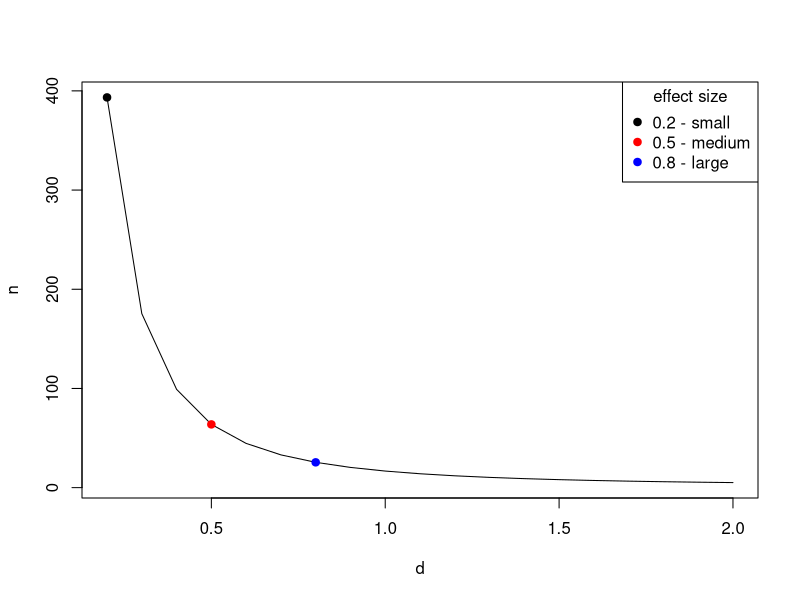
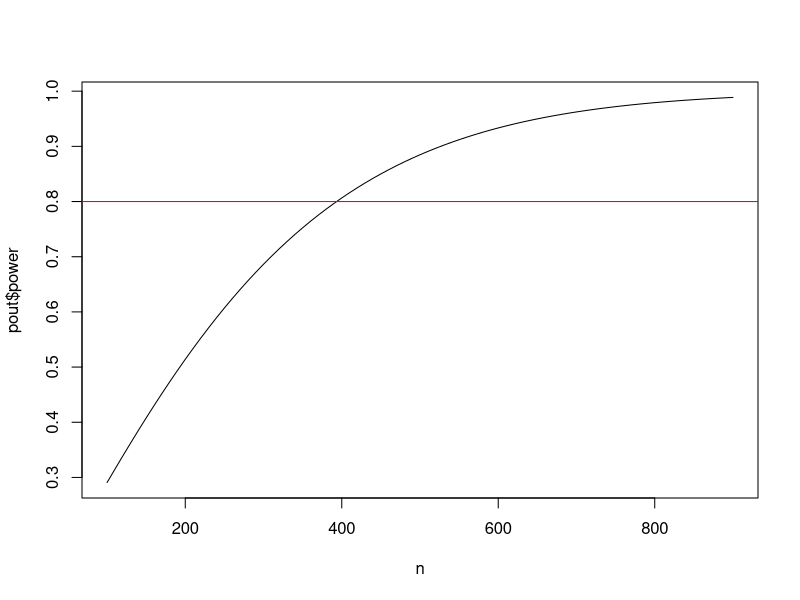
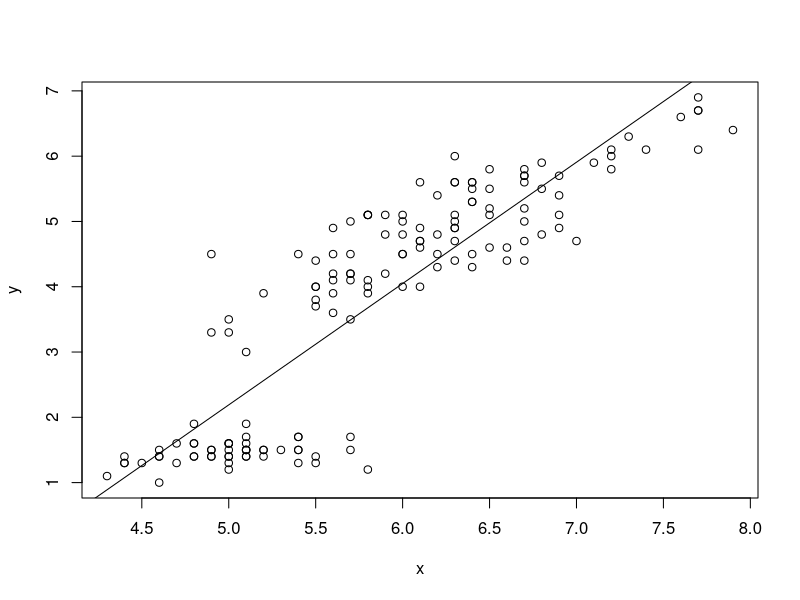

Here is the R script that generated these plots, in order:
# Clay Ford
# Power and Sample Size Analysis
# Spring 2016
# UVa StatLab

# Power and sample size calculations for various statistical tests using the
# "pwr" package and a few built-in R functions


# install.packages("pwr")
library(pwr)


# pwr.p.test --------------------------------------------------------------

# one-sample test for proportions  (ES=h) 

# When we want to test if a proportion is equal to some hypothesized value 
# versus a null values, such as random chance, or 0.5. Notice it requires an
# effect size expressed as "h". Use the ES.h() function for this.

# This applies to our name tag example. Say we think people place name tags on 
# the left side of their chest 65% percent of the time versus random chance
# (50%). What sample size do we need to show this assuming a significance level
# (Type I error) of 0.05 and a desired power of 0.80?

# The effect size is .65 - .50 = .15. But notice that .16 - .01 = .15 as well. 
# The are absolute differences are equal but notice their ratios:

0.65/0.50
0.16/0.01

# A difference of 0.16 and 0.01 is more dramatic than 0.65 and 0.50. Because of 
# this the latter difference requires a larger sample size than the former. 
# Hence the need to calculate an effect size that reflects this.

ES.h(p1 = 0.65, p2 = 0.50)
ES.h(p1 = 0.16, p2 = 0.01) # larger effect size

# NOTE: the effect size is calculated using an arcsine transformation.

# Now let's find the sample size. Notice we can use the ES.h function in the
# pwr.p.test function.

# In this particular statistical test, we want the p1 = alternative and p2 =
# Null: ES.h(p1 = 0.65, p2 = 0.50)

# How many people do I need to sample to reject the null of random chance (0.50)
# if the true proportion is 0.65, with 80% power and 0.05 significance?
pwr.p.test(h = ES.h(p1 = 0.65, p2 = 0.50), sig.level = 0.05, power = 0.80)

# We need 85 people to reject null with 80% probability and have only a 5%
# chance of Type I error.

# Say we think people place name tags on the left 75% percent of the time instead 
# of 50%. What is the power of our test if we survey 30 people provided
# we accept a significance level (Type I error) of 0.05? 
pwr.p.test(h = ES.h(p1 = 0.75, p2 = 0.50), n = 30, sig.level = 0.05)

# Notice the default is a "two.sided" test. This means we're simply testing that
# the alternative proportion is not 0.5. It could be lower or higher. Our test
# is more powerful if we're willing to believe the alternative is "greater" than
# .50 rather than "not equal" to .50. Set alternative = "greater"
pwr.p.test(h = ES.h(p1 = 0.75, p2 = 0.50), n = 30, sig.level = 0.05, 
           alternative = "greater")

# Equivalently we can think of one proportion being "less" than some value, say
# 0.4 versus random chance. Notice the effect is negative and resulting power is
# the same:
pwr.p.test(h = ES.h(p1 = 0.25, p2 = 0.50), n = 30, sig.level = 0.05, 
           alternative = "less")

# NOTE: Usually recommended to stick with the two-sided alternative.


# YOUR TURN!
# Say we think people place name tags on the left 70% percent of the time instead
# of 50%. What sample size do we need to show this assuming a significance level
# (Type I error) of 0.01, a desired power of 0.90, and a two-sided alternative?
pwr.p.test(h = ES.h(p1 = 0.70, p2 = 0.50), sig.level = 0.01, power = 0.90)


# pwr.2p.test -------------------------------------------------------------

# two-sample test for proportions (ES=h) 

# We want to test if two proportions are equal. To use this function, we once
# again need to calculate effect size using ES.h().

# EXAMPLE: Let's say I randomly sample male and female UVa undergrad students
# and ask them if they consume alcohol at least once a week. My null hypothesis
# is no difference in the proportion that answer yes. My alternative hypothesis
# is that there is a difference. (two-sided; one gender has higher proportion, I
# don't know which.) I'd like to detect a difference as small as 5%. How many
# students do I need to sample in each group if we want 80% power and 5% chance
# of Type 1 error?

# 55% vs. 50%
pwr.2p.test(h = ES.h(p1 = 0.55, p2 = 0.50), sig.level = 0.05, power = .80)
# 35% vs. 30%
pwr.2p.test(h = ES.h(p1 = 0.35, p2 = 0.30), sig.level = 0.05, power = .80)

# Sample size is per group. Always round sample size up.

# Base R has a function called power.prop.test that allows you to use the raw
# proportions in the function.
power.prop.test(p1 = 0.55, p2 = 0.50, sig.level = 0.05, power = .80)
power.prop.test(p1 = 0.35, p2 = 0.30, sig.level = 0.05, power = .80)

# Notice the results are slightly different. It calculates effect size
# differently.

# If we don't have any preconceived estimates of proportions or don't feel
# comfortable making estimates, we can use a conventional effect size:
cohen.ES(test = "p", size = "small") # 0.2
cohen.ES(test = "p", size = "medium") # 0.5
cohen.ES(test = "p", size = "large") # 0.8

# What sample size do I need to detect a small effect?
pwr.2p.test(h = 0.2, sig.level = 0.05, power = .80)


# YOUR TURN! I only have access to 80 students in particular class to run this 
# experiment. What's the power of my test if I assume one proportion is 0.45 and
# the other is 0.55, and I set significance level to 0.05? (Watch out! n is per
# group.)
power.prop.test(p1 = 0.45, p2 = 0.55, sig.level = 0.05, n = 40)
pwr.2p.test(h = ES.h(p1 = 0.45, p2 = 0.55), sig.level = 0.05, n = 40)


# pwr.2p2n.test -----------------------------------------------------------

# two-sample test for proportions, unequal sample sizes (ES=h) 

# This function allows us to calculate power when we have unequal sample sizes. 
# We can also use it to find a sample size for one group when we already have
# data for another.

# Let's return to our undergraduate survey of alcohol consumption. It turns out 
# we were able to survey 543 males and 675 females. What's the power of our
# test?

# I honestly have no idea if there would be a difference, or if there was, how
# big that difference would be. I also have no idea about what the proportions
# would be. In this case we could use a "conventional" effect size. (Small,
# Medium, or Large)

# Let's say we're interested in being able to detect a "small" effect size.

cohen.ES(test = "p", size = "small") # 0.2

# So instead of use ES.h() with guesses at p1 and p2, I can just use the effect
# size 0.2.
pwr.2p2n.test(h = 0.2, n1 = 543, n2 = 675, sig.level = 0.05)

# Let's say I previously surveyed 763 females and found that p% said they 
# consumed alcohol once a week. I'd like to survey some males and see if a 
# significantly different proportion respond yes. How many do I need to sample 
# to detect a small effect size in either direction with 80% power and a
# significance level of 0.05?

pwr.2p2n.test(h = 0.2, n1 = 763, power = 0.8, sig.level = 0.05)



# pwr.t.test --------------------------------------------------------------

# one sample and two sample t tests for means (ES=d) 

# The effect size d is simply the difference in population means divided by the 
# standard deviation of either population (since they are assumed equal). This 
# is sometimes called "Cohen's d". Now we have to make a guess at the standard
# deviation!

# There is no function for effect size d. We have to calculate this ourselves.

# d = mean1 - mean2 / sd

# The cohen.ES function can return small, medium and large d values, which are
# 0.2, 0.5 and 0.8:
cohen.ES(test = "t", size = "small")
cohen.ES(test = "t", size = "medium")
cohen.ES(test = "t", size = "large")

# Two-sample t test

# I'm interested to know if there is a difference in the mean price of what male
# and female students pay at the library coffee shop. Let's say I randomly 
# observe 30 male and 30 female students check out from the coffee shop and note
# their total purchase price. How powerful is this experiment if I want to
# detect a "small" effect in either direction?

pwr.t.test(n = 30, d = 0.2, sig.level = 0.05) # n is per group

# Not very powerful. How many do I need to observe for a test with 80% power?

pwr.t.test(d = 0.2, power = 0.80, sig.level = 0.05)

# The default alternative is "two.sided". That is, we're looking for an effect 
# in either direction. We can specify the alternative as "greater" than 0 or
# "less" than 0. 

# alternative: greater than 0 (positive effect)
pwr.t.test(d = 0.2, power = 0.80, sig.level = 0.05, alternative = "greater")
# alternative: less than 0 (negative effect)
pwr.t.test(d = -0.2, power = 0.80, sig.level = 0.05, alternative = "less")

# same sample size in either case.

# Let's say we want to be able to detect a difference of at least 75 cents in 
# the mean purchase price. How can we convert that to an effect size? First we 
# need to make a guess at the population standard deviation. If we have 
# absolutely no idea, one rule of thumb is to take the difference between the 
# maximum and minimum values and divide by 4 (or 6). Let's say max is 10 and min
# is 1. So our guess at a standard deviation is 9/4 = 2.25. Therefore d is

d <- 0.75/2.25 # 0.333
pwr.t.test(d = d, power = 0.80, sig.level = 0.05)

# An effect size of 0.333 requires 143 per group 
# An effect size of 0.2 requires 394 per group.

# Let's see how effect size affects sample size. The results of the pwr
# functions can be saved:
pout <- pwr.t.test(d = d, power = 0.80, sig.level = 0.05)
# Then various parts can be extracted:
str(pout)
pout$n

# We can also do this directly as follows:
pwr.t.test(d = d, power = 0.80, sig.level = 0.05)$n

# Let's take advantage of that to create a plot of effect size versus required
# sample size for 80% power and 0.05 significance level:
d <- seq(0.2,2,0.1)
n <- sapply(d, function(x) pwr.t.test(d = x, power = 0.80, sig.level = 0.05)$n)
plot(d,n,type="l")
points(x = c(0.2,0.5,0.8), y = n[c(1,4,7)], pch=19, cex=1, col=c("black","red","blue"))
legend("topright", legend = c("0.2 - small","0.5 - medium","0.8 - large"), 
       col = c("black","red","blue"), 
       pch = 19, title = "effect size")

# We can see how crucial anticipated effect size is to determining sample size.

# If you don't like working with d, you can use the power.t.test function that 
# comes with base R. It allows you to specify "delta" (true difference in means)
# and "sd" (standard deviation):

power.t.test(delta = 0.75, sd = 2.25, sig.level = 0.05, power = 0.8)

# For any of the pwr functions we can provide multiple sample size values to get
# multiple power estimates. For example, let's see how power changes as we let n
# go from 100 to 300 by 25 using a "small" effect size of 0.2.

pwr.t.test(n = seq(100,300,25), d = 0.2, sig.level = 0.05)

# We can save this output and graph:
n <- seq(100,900,10)
pout <- pwr.t.test(n = n, d = 0.2, sig.level = 0.05)
plot(x = n, y = pout$power, type = "l")
abline(h = 0.8, col = "red")

# One-sample t-test

# To calculate power and sample size for one-sample t-test, I have to set the
# "type" argument to type = "one.sample"

# EXAMPLE: I'm convinced the average purchase price at the Library coffee shop 
# is over $3 per student. My null is $3 or less, my alternative is greater than 
# $3. I'd like to be able to detect a small effect with 90% power and
# significance level of 0.05. How many transactions do I need to log?
pwr.t.test(d = 0.2, sig.level = 0.05, power = 0.90, type = "one.sample")

# NOTE: A paired t-test is basically the same as a one-sample t-test. Instead of
# one sample of individual observations, you have one sample of pairs of 
# observations, of which you typically take the difference between each pair to
# get a single sample of differences. Notice, these produce the same result:
pwr.t.test(d = 0.2, sig.level = 0.05, power = 0.90, type = "paired")
pwr.t.test(d = 0.2, sig.level = 0.05, power = 0.90, type = "one.sample")



# pwr.t2n.test ------------------------------------------------------------

# two sample t test for means, unequal sample sizes (ES=d) 

# Find power for a t test with 28 in one group and 35 in the other group and a
# medium effect size. (sig.level defaults to 0.05.)
pwr.t2n.test(n1 = 28, n2 = 35, d = 0.5)

# Find n1 sample size when other group has 35, desired power is 0.80, effect 
# size is 0.5 and significance level is 0.05:
pwr.t2n.test(n2 = 35, d = 0.5, power = 0.8)



# pwr.chisq.test ----------------------------------------------------------

# chi-squared tests (ES=w)

# There are two chi-square tests this function addresses:

# 1. goodness of fit test
# 2. contingency test, or test for association

# In a goodness of fit test, a single dimension of proportions is tested against
# a prespecified set of proportions which constitutes the null hypothesis. 
# Rejecting the null means we have sufficient evidence to conclude the data 
# don't appear to "fit" the prespecified set of proportions. If we were hoping 
# to show our data "fit" the prespecified set of proportions, then failure to
# reject the Null is a good thing.

# In a contingency test, or test of association, a two-way table of counts
# classified by two variables is tested against the expected table of counts
# given the two variables are independent. Rejecting the null means the data
# appear to be associated in some way.

# The effect size "w" differs depending on the test. The pwr package provides two
# functions to calculate both versions:

# ES.w1	- goodness of fit
# ES.w2	- test for association

# In essence, the effect size w measures the discrepancy between null and 
# alternative proportions over the cells in a table. These formulas are provided
# in Chapter 7 of Cohen (1988).

# ES.w1(P0, P1)
# P0 - First set of k probabilities (null hypothesis)
# P1 - Second set of k probabilities (alternative hypothesis)

# ES.w2(P)
# P	- A two-way probability table (alternative hypothesis)

# As we can see calculating an effect size takes a bit of work. If you like, you
# can go with small, medium or large: 0.10, 0.30, 0.50

# Finally, the pwr.chisq.test requires specifying degrees of freedom (df).

# goodness of fit: df = number of cells - 1
# test of association: (Var1 number of categories - 1) * (Var2 number of categories - 1)

# Let's work some examples!

# Goodness of fit

# EXAMPLE: (From Cohen, example 7.1) A market researcher is seeking to determine
# preference among 4 package designs. He arranges to have a panel of 100 
# consumers. He wants to perform a chi-square goodness of fit test against the 
# null of equal preference (25% for each design) with a significance level of 
# 0.05. What's the power of the test if 3/8 of the population actually prefers 
# design 1 and the remaining 5/8 are split over the other 3 designs?

# We need to create vectors of null and alternative proportions:
P0 <- rep(0.25, 4)
P1 <- c(3/8, rep((5/8)/3, 3))
# Now use them in the effect size function
ES.w1(P0,P1)

# To calculate power, specify effect size, N, and degrees of freedom (4-1).
pwr.chisq.test(w=ES.w1(P0,P1), N=100, df=(4-1), sig.level=0.05)

# How many subjects do we need to achieve 80% power?
pwr.chisq.test(w=ES.w1(P0,P1), df=(4-1), power=0.8, sig.level = 0.05)

# If our alternative is correct - people prefer design 1 - then we need to
# survey at least 131 people to detect this with 80% power.

# test of association

# EXAMPLE: I want to see if there's an association between gender and flossing
# teeth among UVa students. I randomly sample 100 students (male and female) and
# ask whether or not they floss daily. I want to carry out a chi-square test of 
# association to determine if there's an association between these two 
# variables. As usual I set my significance level to 0.05. To determine effect 
# size I need to propose an alternative hypothesis, which in this case is a 
# table of proportions.

prob <- matrix(c(0.10,0.20,0.40,0.30), ncol=2, 
               dimnames = list(c("M","F"),c("Floss","No Floss")))
prob

# Even proportion of male and female, but I want to detect if at least 10% more
# females floss.

# Now use the matrix to calculate effect size:
ES.w2(prob)

# We also need degrees of freedom.
# DF = (2 - 1) * (2 - 1) = 1

# And calculate power:
pwr.chisq.test(w = ES.w2(prob), N = 100, df = 1, sig.level = 0.05)

# How many students should I survey if I wish to achieve 90% power?
pwr.chisq.test(w = ES.w2(prob), power = 0.9, df = 1, sig.level = 0.05)

# Even though I constructed the matrix to show females flossing more often, the 
# results apply regardless of the direction of the association we might find. 
# With 221 people sampled and an effect of 0.218 truly present in the 
# population, we have 90% power to reject the null of no association between
# gender and flossing.

# If you don't suspect association in either direction, or you don't feel like
# building a matrix in R, you can go with a conventional effect size.

cohen.ES(test = "chisq", size = "small")
pwr.chisq.test(w = 0.1, N = 100, df = 1, sig.level = 0.05)
pwr.chisq.test(w = 0.1, power = 0.9, df = 1, sig.level = 0.05)


# pwr.r.test --------------------------------------------------------------

# correlation test (ES=r) 

# The correlation test allows us to test whether there is any linear 
# relationship between two continuous variables. In other words, can we reject
# the null hypothesis of the correlation coefficient being 0. 

# Here's an example of what appears to be a linear relationship. (Note: The iris
# dataset comes with R.)
head(iris)
x <- iris$Sepal.Length
y <- iris$Petal.Length
plot(x,y)

# The correlation is high. Recall correlation ranges from -1 to 1.
cor(x,y)

# We can fit a straight line to the data using simple linear regression:
lm(y ~ x)
coef(lm(y ~ x)) # just view coefficients

# and draw the fitted line
abline(lm(y ~ x))

# the slope of the line is related to the correlation coefficient:
coef(lm(y ~ x))[2] # slope
# same as...
cor(x, y) * sd(y)/sd(x)

# So testing if the correlation is 0 is the same as testing if the slope in the
# simple linear regression is 0.

# The nice thing about correlation is that it's already unitless, so we don't
# require a formula to calculate effect size.

# For what it's worth, here are suggested small, medium and large effect sizes:
cohen.ES(test = "r", size = "small")
cohen.ES(test = "r", size = "medium")
cohen.ES(test = "r", size = "large")

# Let's say I'm a web developer and I want to conduct an experiment with one of 
# my sites. I want to randomly select a group of people, ranging in age from 18 
# - 65, and time them how long it takes them to complete a task, say locate some
# piece of information. I suspect there may be a "small" positive linear
# relationship between time it takes to complete the task and age. How many
# subjects do I need to detect this relationship with 80% power and the usual
# 0.05 significance level?

pwr.r.test(r = 0.1, sig.level = 0.05, power = 0.8, alternative = "greater")

# The "arctangh transformation" approximates the normal distribution, which is 
# used in the power and sample size calculations.

# The default is a two-sided test. We specify alternative = "greater" since we 
# believe there is small positive effect. That is, our null is correlation <= 0
# vs the alternative that correlation is > 0. 

# What if I just want to detect a small effect in either direction (positive or
# negative correlation)? Use the default settings of "two.sided"
pwr.r.test(r = 0.1, sig.level = 0.05, power = 0.8, alternative = "two.sided")

# And what if I hypothesize a negative effect (decreased time as age increases)?
# We need to make the effect size negative and specify alternative = "less"
pwr.r.test(r = -0.1, sig.level = 0.05, power = 0.8, alternative = "less")

# Of course the number of subjects is the same as alternative = "greater".

# YOUR TURN:
# What's the power of my test if I recruit 50 people and I hypothesize a medium
# positive effect?
pwr.r.test(n = 50, r = 0.3, sig.level = 0.05, alternative = "greater")



# power.anova.test --------------------------------------------------------

# balanced one-way analysis of variance tests

# ANOVA, or Analysis of Variance, tests whether or not means differ between more
# than 2 groups. One-way means one explanatory variable. Balanced means we have
# equal sample size in each group. The null hypothesis is that the means are all
# equal.

# Let's start with the power.anova.test function that comes with base R. It's 
# easier to use than pwr.anova.test and does not require calculating an effect
# size.

# The power.anova.test function requires you to specify the number of groups, 
# the between group variance (between.var), and the within group variance
# (within.var).

# EXAMPLE: Let's say I'm a web developer and I'm interested in 3 web site 
# designs for a client. I'd like to know which design(s) help users find 
# information fastest, or which design requires the most time. I design an 
# experiment where I have 3 groups of randomly selected people use one of the 
# designs to find some piece of information and I record how long it takes. (All
# groups look for the same information.) How many people do I need in each group
# if I believe two of the designs will take 30 seconds and one will take 35
# seconds? Assume population standard deviation is 10 and that I desire power
# and significance levels of 0.8 and 0.05.

# The between group variance:
var(c(30, 30, 35))

# The within group variance:
10^2

gm <- c(30, 30, 35)
power.anova.test(groups = 3, between.var = var(gm), within.var = 10^2, power = 0.8)

# The pwr.anova.test function requires you to provide an effect size. The effect
# size, f, for k groups is calculated as follows:

# f = sd_means / sd_populations

# Translation: standard deviation of the k means divided the common standard 
# deviation of the populations involved.

# Perhaps easier and more practical to just use conventional effect sizes: 0.1, 
# 0.25, 0.4. 

cohen.ES(test = "anov", size = "small")
cohen.ES(test = "anov", size = "medium")
cohen.ES(test = "anov", size = "large")

# Returning to example, How many people do I need in each group if I want to
# detect a medium effect with 80% power and a significance level of 0.05.
pwr.anova.test(k = 3, f = 0.25, sig.level = 0.05, power = 0.8)

# Or what's the power of my test to detect a medium effect if I get 50 for each
# group?
pwr.anova.test(k = 3, f = 0.25, sig.level = 0.05, n = 50)



# pwr.f2.test -------------------------------------------------------------

# test for the general linear model (ES=f2) 

# By "general linear model" we basically mean multiple regression. This is a 
# little tricky to use because not only do we have to supply an "effect size" 
# (f2), we also have to supply numerator (u) and denominator (v) degrees of 
# freedom instead of sample size. These last two refer to the F test that tests 
# whether all the model coefficients (except the intercept) are 0. We can also 
# think of this as a test that the proportion of variance explained by the model
# predictors is 0. 

# Example of F test using the stackloss data that comes with R. 
head(stackloss)

# Regress stack.loss on the other 3 variables and view summary of results.
# Results of F test are last line in summary
summary(lm(stack.loss ~ ., data=stackloss))

# Multiple R-squared:  0.9136
# F-statistic:  59.9 on 3 and 17 DF,  p-value: 3.016e-09

# u = 3 (numerator DF)
# v = 17 (denominator DF)

# u is simply the number of coefficients you'll have in your model (again, minus
# the intercept).

# v is the number of error degrees of freedom. It equals n - u - 1. So if we
# want to determine sample size for a given power and effect size, we actually
# find v, which we then use to solve n = v + u + 1.


# The effect size is determined as follows:

# f2 = PV_s / PV_e

# where PV_s = proportion of variance explained by the predictors (signal) and
# PV_e = proportion of variance unexplained (error or noise)

# Another way to express this is 

# f2 = R-squared / (1 - R-squared)

# Where R-squared is the coefficient of determination, R^2. Also described as
# the "proportion of variance explained".

# To determine your effect size you hypothesize the proportion of variance your
# model explains, or the R-squared. For example, 0.45. This leads to an effect size of
0.45/(1 - 0.45) # 0.81

# It should be noted we can reverse this. Given an effect size, we can determine
# R-squared as ES / (1 + ES)
0.81/(1 + 0.81) # 0.45

# Again we have suggested small, medium and large effect sizes:

cohen.ES(test = "f2", size = "small") # 0.02
# R-squared:
0.02/(1 + 0.02) # 0.019

cohen.ES(test = "f2", size = "medium") # 0.15
# R-squared:
0.15/(1 + 0.15) # 0.130

cohen.ES(test = "f2", size = "large") # 0.35
# R-squared:
0.35/(1 + 0.35) # 0.259

# Obviously these are debatable!

# Let's say I'm a web developer and I want to conduct an experiment with one of 
# my sites. I want to randomly select a group of people, ranging in age from 18 
# - 65, and time them how long it takes them to complete a task, say locate some
# piece of information. I know there will be variability in the observed times. 
# I think age, gender and years of education may explain this variability. How 
# powerful is my experiment if I recruit 40 subjects and I want to be able to 
# detect at least 30% explained variance (R^2 = .30) with a 0.05 significance 
# level?

# Three predictors, so u = 3
# 40 subjects, so v = 40 - 3 - 1
# R^2 = .30, so effect size f2 = 0.3/(1 - 0.3)

pwr.f2.test(u = 3, v = 40 - 3 - 1, f2 = 0.3/(1 - 0.3), sig.level = 0.05)

# How many subjects do I need if I want to be able to detect at least 30%
# explained variance (R^2 = .30) with 80% power and the usual 0.05 significance
# level? We have to find v and than derive n.

pwr.f2.test(u = 3, f2 = 0.3/(1 - 0.3), sig.level = 0.05, power = 0.8)
# now find n
26 + 3 + 1

# It's important to note that the alternative hypothesis here is that at least 
# one of the coefficients in my model is not 0. This doesn't mean we need at 
# least 30 subjects to have all coefficients significant. It just means 30 
# subjects gives us 80% chance of correctly detecting the effect of at least one
# of our predictors, provided one or more truly affect our response.



# THE END
